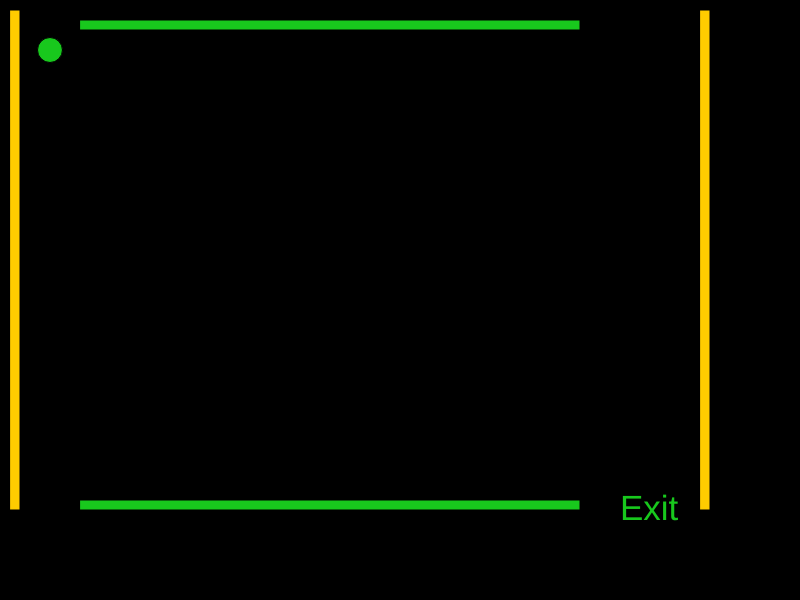
Frame 1 (no input)
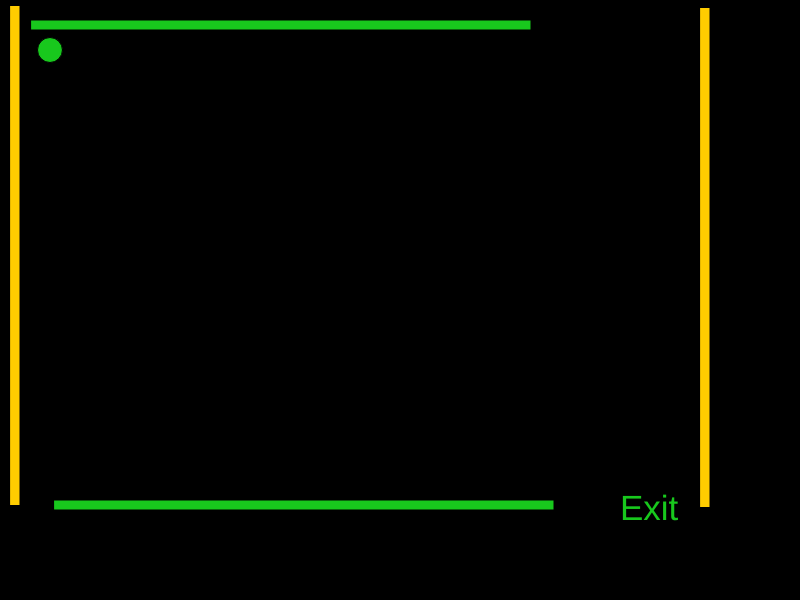
Frame 60 (no input)
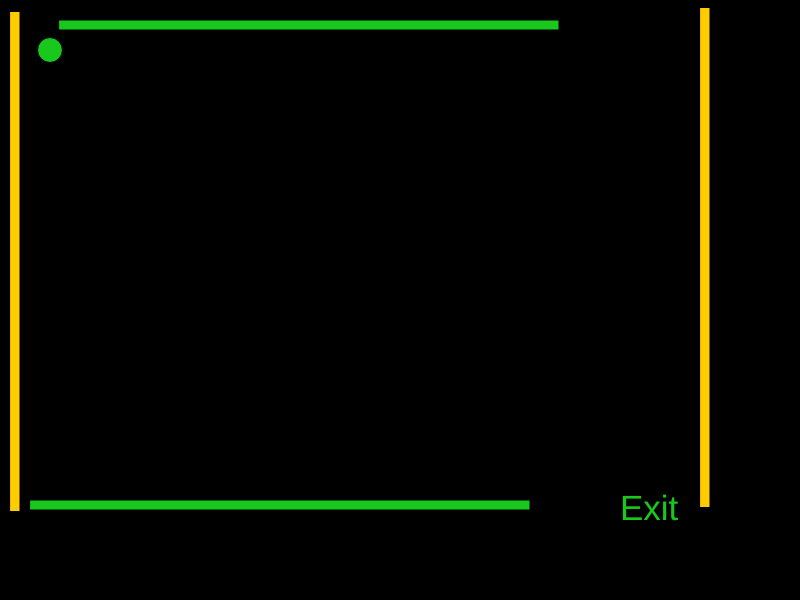
Frame 120 (the mouse pressed at the canvas centre since frame 60)

The p5.js sketch that drew these frames (run headless with seeded random() and noise() and a simulated clock; from frame 60 on, the mouse is pressed at the canvas centre):

// p5.js sketch
// ── sketch.js
var x = 50;
    var y = 50;
    var diameter = 25;
var mouseShapeX;
var mouseShapeY;
var w = 87; 
var s = 83;
var a = 65;
var d = 68;
rectX = 80;
rectdirection = 1;
borderX = 80;
borderdirection = 2;
rectY = 10;
Ydirection = 1.5;
borderY = 10;
borderYdirection = 2.5;

    function setup()
    {
        createCanvas(800,600);
    }
    function draw()
    {
      characterMovement();
        background(0);
        fill(24,200,29);
        circle(x,y,diameter);
      textSize(35);
  text('Exit', 620, 520);
      //border1
      rect(rectX,20,500,10);
      rectX += rectdirection;
      if(rectX >= 85 || rectX <= 15)
    {
      rectdirection *= -1;
    }
      //border2
      rect(borderX,500,500,10);
      borderX += borderdirection;
      if(borderX >= 85 || borderX <= 15)
    {
      borderdirection *= -1;
    }
      //border3
      let c = color(255, 204, 0);
      fill(c);
      rect(10,rectY,10,500);
      rectY += Ydirection;
      if(rectY >=15 || rectY <= 5)
      {
       Ydirection *=-1 
      }
      //border4
      rect(700,borderY,10,500);
      borderY += borderYdirection;
      if(borderY >= 15 || borderY <5)
      {
        borderYdirection *=-1
      }
      if(x > width && y > width-50)
    {
        fill(0);
        stroke(5);
        textSize(26);
        text("You Win!", width/2-50, height/2-50);
    }
      fill(120,130,140);
    circle(mouseShapeX, mouseShapeY, 25);
    }
     function characterMovement()
    {
      //handlekeys
    if(keyIsDown(w))
    {
        characterY -= 10;   
    }
    if(keyIsDown(s))
    {
        characterY += 10;   
    }
    if(keyIsDown(a))
    {
        characterX -= 10; 
      console.log("movement: " + characterX);
    }
    if(keyIsDown(d))
    {
        characterX += 10;   
    }
    }

function mouseClicked()
{
    mouseShapeX = mouseX;
    mouseShapeY = mouseY;
}
